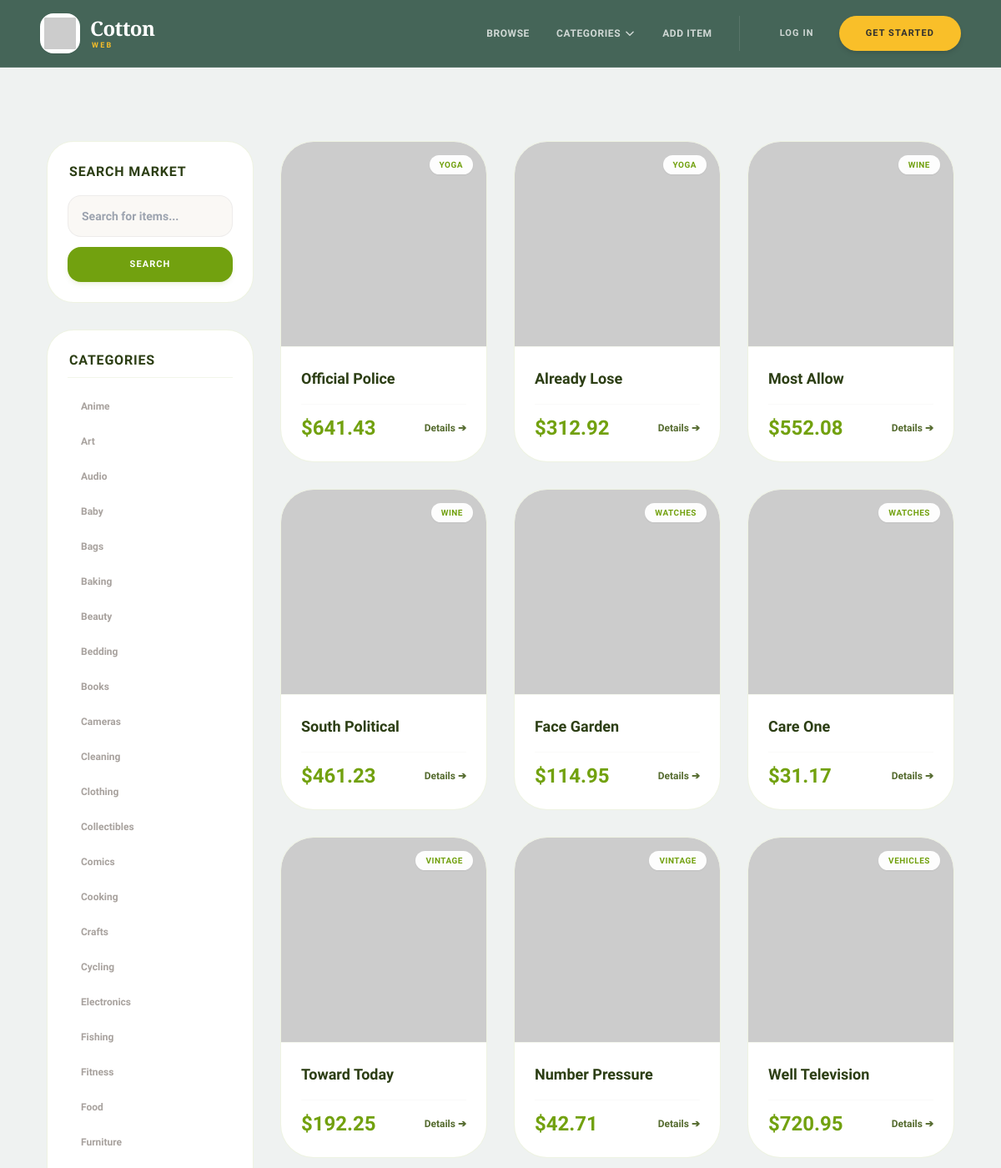
The app's page /items/ (upper part) with its own data.
### item/models.py (models this page shows, shortened)
class Category(models.Model):
    name = models.CharField(max_length=200)
    class Meta:
        verbose_name_plural = 'Categories'
        ordering = ('name',)

class Item(models.Model):
    category = models.ForeignKey(
        Category,
        related_name='items',
        on_delete=models.CASCADE,
    )
    user = models.ForeignKey(
        settings.AUTH_USER_MODEL,
        related_name='items',
        on_delete=models.CASCADE,
    )
    name = models.CharField(max_length=100)
    description = models.TextField(blank=True, null=True)
    price = models.FloatField()
    image = models.ImageField(upload_to='item_images', blank=True, null=True)
    is_sold = models.BooleanField(default=False, db_index=True)
    created_at = models.DateTimeField(auto_now_add=True, db_index=True)

### item/views.py (the view)
# urls.py: path('', views.items, name='items'),
def items(request):
    query = request.GET.get('query', '')
    category_id = request.GET.get('category', 0)
    categories = cache.get_or_set('all_categories', Category.objects.all(), 3600)
    items_list = (
        Item.objects.filter(is_sold=False)
        .select_related('category', 'user')
        .order_by('-created_at')
    )
    if category_id and int(category_id) != 0:
        items_list = items_list.filter(category_id=category_id)
    if query:
        items_list = items_list.filter(
            Q(name__icontains=query) | Q(description__icontains=query)
        )
    paginator = Paginator(items_list, 12)
    page_number = request.GET.get('page')
    page_obj = paginator.get_page(page_number)
    return render(request, 'item/items.html', {
        'items': page_obj,
        'query': query,
        'categories': categories,
        'category_id': int(category_id),
    })

### core/context_processors.py (called while the page is built)
def categories(request):
    return {
        'all_categories': Category.objects.all()
    }

def is_seller(request):
    if request.user.is_authenticated:
        return {
            'is_seller': request.user.user_type == 'Seller'
        }
    return {'is_seller': False}

def notification_count(request):
    if request.user.is_authenticated:
        count = Notification.objects.filter(
            user=request.user,
            is_read=False
        ).count()
        return {'unread_notification_count': count}
    return {'unread_notification_count': 0}

### item/templates/item/items.html (shortened to what this page needs)
{% extends "core/base.html" %}
{% block content %}
<div class="max-w-7xl mx-auto px-4 sm:px-6 lg:px-8 py-8">
    <div class="grid grid-cols-1 md:grid-cols-4 gap-8">
        <div class="col-span-1 space-y-8">
            <div class="bg-white p-6 rounded-[2rem] shadow-xs border border-[#EAF1DB]/80 animate-fade-in">
                <p class="font-extrabold text-[#2C3E14] mb-4 text-base uppercase tracking-wider pl-0.5">Search Market</p>
                <form method="get" action="{% url 'item:items' %}" class="space-y-3">
                    <input name="query"
                           class="w-full py-3.5 px-4 bg-[#FAF8F5] border border-stone-200/60 rounded-2xl focus:ring-4 focus:ring-[#72A10F]/10 focus:border-[#72A10F] focus:outline-none transition-all duration-300 text-stone-800 text-sm font-semibold"
                           type="text"
                           value="{{ query }}"
                           placeholder="Search for items...">
                    <button class="w-full py-3.5 bg-[#72A10F] hover:bg-[#5C830A] text-white font-extrabold uppercase tracking-widest text-[11px] rounded-2xl transition duration-300 shadow-md shadow-[#72A10F]/10 transform active:scale-95">
                        Search
                    </button>
                </form>
            </div>
            <div class="bg-white p-6 rounded-[2rem] shadow-xs border border-[#EAF1DB]/80">
                <p class="font-extrabold text-[#2C3E14] mb-4 text-base uppercase tracking-wider pb-2 border-b border-[#EAF1DB]/60 pl-0.5">Categories</p>
                <ul class="space-y-1.5">
                    {% for category in categories %}
                        <li>
                            <a href="{% url 'item:items' %}?query={{ query }}&category={{ category.id }}"
                               class="block py-2.5 px-4 rounded-xl text-xs font-bold transition-all duration-300 {% if category.id == category_id %}bg-[#EAF1DB] text-[#556B2F] font-black border-l-4 border-[#72A10F]{% else %}text-stone-400 hover:bg-[#FAF8F5] hover:text-[#72A10F]{% endif %}">
                                {{ category.name }}
                            </a>
                        </li>
                    {% endfor %}
                </ul>
            </div>
        </div>
        <div class="col-span-1 md:col-span-3">
            <div class="grid grid-cols-1 sm:grid-cols-2 lg:grid-cols-3 gap-8">
                {% for item in items %}
                    <div class="group bg-white rounded-[2.5rem] border border-[#EAF1DB]/80 overflow-hidden shadow-xs hover:shadow-lg transition-all duration-500 transform hover:-translate-y-1">
                        <a href="{% url 'item:detail' item.id %}">
                            <div class="aspect-square overflow-hidden relative bg-stone-50 border-b border-[#EAF1DB]/40">
                                {% if item.image %}
                                    <img src="{{ item.image.url }}"
                                         alt="{{ item.name }}"
                                         loading="lazy"
                                         class="w-full h-full object-cover group-hover:scale-105 transition-transform duration-500">
                                {% else %}
                                    <img src="https://picsum.photos/seed/{{ item.id }}/400/400"
                                         alt="{{ item.name }}"
                                         loading="lazy"
                                         class="w-full h-full object-cover group-hover:scale-105 transition-transform duration-500">
                                {% endif %}
                                <div class="absolute top-4 right-4">
                                    <span class="bg-white/95 backdrop-blur px-3 py-1.5 rounded-xl text-[10px] font-black text-[#72A10F] uppercase tracking-wider shadow-sm">
                                        {{ item.category.name }}
                                    </span>
                                </div>
                            </div>
                            <div class="p-6">
                                <h2 class="text-lg font-extrabold text-[#2C3E14] group-hover:text-[#72A10F] transition duration-200 truncate">{{ item.name }}</h2>
                                <div class="mt-4 pt-3 border-t border-stone-50 flex items-center justify-between">
                                    <p class="text-2xl font-black text-[#72A10F]">${{ item.price }}</p>
                                    <span class="text-xs font-bold text-[#556B2F] group-hover:text-[#72A10F] flex items-center gap-1">Details ➔</span>
                                </div>
                            </div>
                        </a>
                    </div>
                {% empty %}
                    <div class="col-span-full py-20 text-center bg-white rounded-[2.5rem] border border-[#EAF1DB]/80 shadow-xs">
                        <span class="text-4xl block mb-2">🌾</span>
                        <p class="text-stone-400 font-bold italic">No items found matching your filter criteria.</p>
                    </div>
                {% endfor %}
            </div>
        </div>
    </div>
</div>
{% endblock content %}

### core/templates/core/base.html (style rules this page uses)
body { font-family: 'Plus Jakarta Sans', sans-serif; scroll-behavior: smooth; }

### records on screen
Category: name "Anime"
Category: name "Art"
Category: name "Audio"
Category: name "Baby"
Category: name "Bags"
Category: name "Baking"
Category: name "Beauty"
Category: name "Bedding"
Category: name "Books"
Category: name "Cameras"
Category: name "Cleaning"
Category: name "Clothing"
Category: name "Collectibles"
Category: name "Comics"
Category: name "Cooking"
Category: name "Crafts"
Category: name "Cycling"
Category: name "Electronics"
Category: name "Fishing"
Category: name "Fitness"
Category: name "Food"
Category: name "Furniture"
Item: category.name "YOGA", name "Official Police", price "641.43"
Item: category.name "YOGA", name "Already Lose", price "312.92"
Item: category.name "WINE", name "Most Allow", price "552.08"
Item: category.name "WINE", name "South Political", price "461.23"
Item: category.name "WATCHES", name "Face Garden", price "114.95"
Item: category.name "WATCHES", name "Care One", price "31.17"
Item: category.name "VINTAGE", name "Toward Today", price "192.25"
Item: category.name "VINTAGE", name "Number Pressure", price "42.71"
Item: category.name "VEHICLES", name "Well Television", price "720.95"
